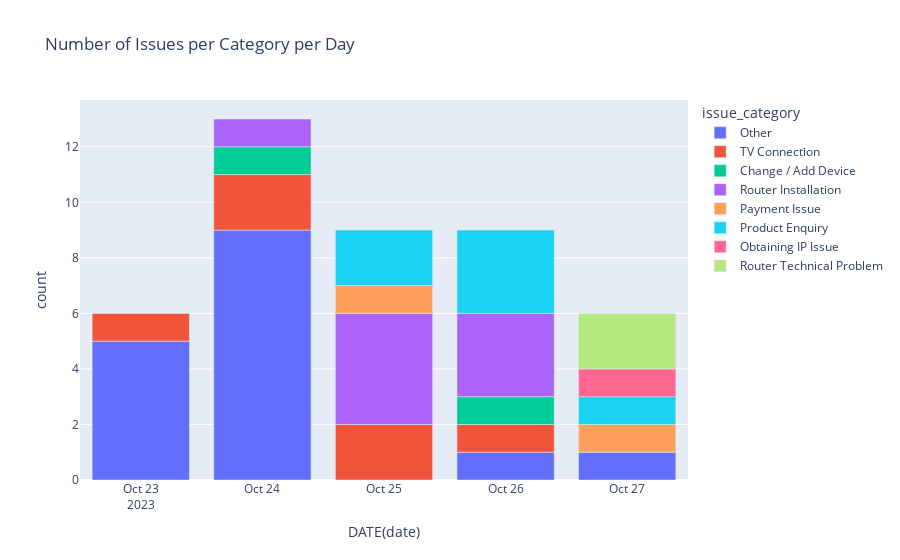

Notebook source saved alongside this figure:
### Markdown cell above
#### Plotly

### Code cell
import plotly.express as px

fig = px.bar(df, x='DATE(date)', y='count', color='issue_category', title='Number of Issues per Category per Day')
fig.show()

### Figure 1 — Plotly figure (JSON) as saved in the notebook; plotly's stock layout.template omitted (floating-point values rounded to 4 significant figures)
{"data": [{"alignmentgroup": "True", "hovertemplate": "issue_category=Other<br>DATE(date)=%{x}<br>count=%{y}<extra></extra>", "legendgroup": "Other", "marker": {"color": "#636efa", "pattern": {"shape": ""}}, "name": "Other", "offsetgroup": "Other", "orientation": "v", "showlegend": true, "textposition": "auto", "type": "bar", "x": ["2023-10-23", "2023-10-24", "2023-10-26", "2023-10-27"], "xaxis": "x", "y": [5, 9, 1, 1], "yaxis": "y"}, {"alignmentgroup": "True", "hovertemplate": "issue_category=TV Connection<br>DATE(date)=%{x}<br>count=%{y}<extra></extra>", "legendgroup": "TV Connection", "marker": {"color": "#EF553B", "pattern": {"shape": ""}}, "name": "TV Connection", "offsetgroup": "TV Connection", "orientation": "v", "showlegend": true, "textposition": "auto", "type": "bar", "x": ["2023-10-23", "2023-10-24", "2023-10-25", "2023-10-26"], "xaxis": "x", "y": [1, 2, 2, 1], "yaxis": "y"}, {"alignmentgroup": "True", "hovertemplate": "issue_category=Change / Add Device<br>DATE(date)=%{x}<br>count=%{y}<extra></extra>", "legendgroup": "Change / Add Device", "marker": {"color": "#00cc96", "pattern": {"shape": ""}}, "name": "Change / Add Device", "offsetgroup": "Change / Add Device", "orientation": "v", "showlegend": true, "textposition": "auto", "type": "bar", "x": ["2023-10-24", "2023-10-26"], "xaxis": "x", "y": [1, 1], "yaxis": "y"}, {"alignmentgroup": "True", "hovertemplate": "issue_category=Router Installation<br>DATE(date)=%{x}<br>count=%{y}<extra></extra>", "legendgroup": "Router Installation", "marker": {"color": "#ab63fa", "pattern": {"shape": ""}}, "name": "Router Installation", "offsetgroup": "Router Installation", "orientation": "v", "showlegend": true, "textposition": "auto", "type": "bar", "x": ["2023-10-24", "2023-10-25", "2023-10-26"], "xaxis": "x", "y": [1, 4, 3], "yaxis": "y"}, {"alignmentgroup": "True", "hovertemplate": "issue_category=Payment Issue<br>DATE(date)=%{x}<br>count=%{y}<extra></extra>", "legendgroup": "Payment Issue", "marker": {"color": "#FFA15A", "pattern": {"shape": ""}}, "name": "Payment Issue", "offsetgroup": "Payment Issue", "orientation": "v", "showlegend": true, "textposition": "auto", "type": "bar", "x": ["2023-10-25", "2023-10-27"], "xaxis": "x", "y": [1, 1], "yaxis": "y"}, {"alignmentgroup": "True", "hovertemplate": "issue_category=Product Enquiry<br>DATE(date)=%{x}<br>count=%{y}<extra></extra>", "legendgroup": "Product Enquiry", "marker": {"color": "#19d3f3", "pattern": {"shape": ""}}, "name": "Product Enquiry", "offsetgroup": "Product Enquiry", "orientation": "v", "showlegend": true, "textposition": "auto", "type": "bar", "x": ["2023-10-25", "2023-10-26", "2023-10-27"], "xaxis": "x", "y": [2, 3, 1], "yaxis": "y"}, {"alignmentgroup": "True", "hovertemplate": "issue_category=Obtaining IP Issue<br>DATE(date)=%{x}<br>count=%{y}<extra></extra>", "legendgroup": "Obtaining IP Issue", "marker": {"color": "#FF6692", "pattern": {"shape": ""}}, "name": "Obtaining IP Issue", "offsetgroup": "Obtaining IP Issue", "orientation": "v", "showlegend": true, "textposition": "auto", "type": "bar", "x": ["2023-10-27"], "xaxis": "x", "y": [1], "yaxis": "y"}, {"alignmentgroup": "True", "hovertemplate": "issue_category=Router Technical Problem<br>DATE(date)=%{x}<br>count=%{y}<extra></extra>", "legendgroup": "Router Technical Problem", "marker": {"color": "#B6E880", "pattern": {"shape": ""}}, "name": "Router Technical Problem", "offsetgroup": "Router Technical Problem", "orientation": "v", "showlegend": true, "textposition": "auto", "type": "bar", "x": ["2023-10-27"], "xaxis": "x", "y": [2], "yaxis": "y"}], "layout": {"barmode": "relative", "legend": {"title": {"text": "issue_category"}, "tracegroupgap": 0}, "title": {"text": "Number of Issues per Category per Day"}, "xaxis": {"anchor": "y", "domain": [0, 1], "title": {"text": "DATE(date)"}}, "yaxis": {"anchor": "x", "domain": [0, 1], "title": {"text": "count"}}}}
